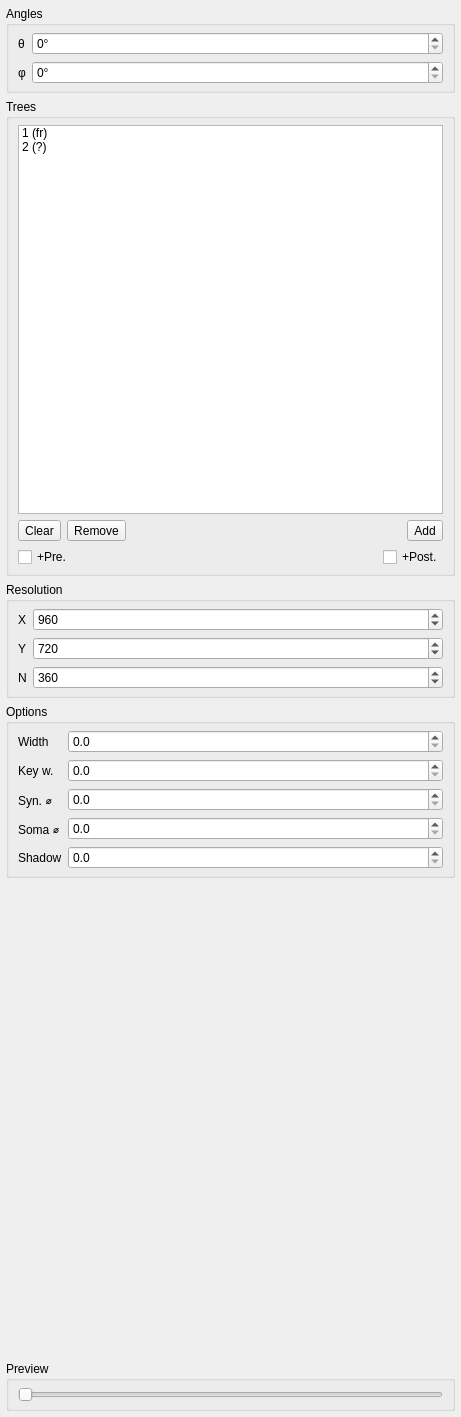
<?xml version="1.0" encoding="UTF-8"?>
<ui version="4.0">
 <class>MMControls</class>
 <widget class="QWidget" name="MMControls">
  <property name="geometry">
   <rect>
    <x>0</x>
    <y>0</y>
    <width>461</width>
    <height>1417</height>
   </rect>
  </property>
  <property name="windowTitle">
   <string>Form</string>
  </property>
  <layout class="QVBoxLayout" name="verticalLayout">
   <property name="leftMargin">
    <number>6</number>
   </property>
   <property name="topMargin">
    <number>6</number>
   </property>
   <property name="rightMargin">
    <number>6</number>
   </property>
   <property name="bottomMargin">
    <number>6</number>
   </property>
   <item>
    <widget class="QGroupBox" name="groupBox">
     <property name="title">
      <string>Angles</string>
     </property>
     <layout class="QFormLayout" name="formLayout">
      <property name="topMargin">
       <number>6</number>
      </property>
      <property name="bottomMargin">
       <number>6</number>
      </property>
      <item row="1" column="0">
       <widget class="QLabel" name="label">
        <property name="text">
         <string>φ</string>
        </property>
       </widget>
      </item>
      <item row="0" column="0">
       <widget class="QLabel" name="label_2">
        <property name="text">
         <string>θ</string>
        </property>
       </widget>
      </item>
      <item row="0" column="1">
       <widget class="QSpinBox" name="theta">
        <property name="suffix">
         <string>°</string>
        </property>
        <property name="maximum">
         <number>360</number>
        </property>
       </widget>
      </item>
      <item row="1" column="1">
       <widget class="QSpinBox" name="phi">
        <property name="suffix">
         <string>°</string>
        </property>
        <property name="maximum">
         <number>360</number>
        </property>
       </widget>
      </item>
     </layout>
    </widget>
   </item>
   <item>
    <widget class="QGroupBox" name="groupBox_5">
     <property name="title">
      <string>Trees</string>
     </property>
     <layout class="QVBoxLayout" name="verticalLayout_3">
      <property name="topMargin">
       <number>6</number>
      </property>
      <property name="bottomMargin">
       <number>6</number>
      </property>
      <item>
       <widget class="QListWidget" name="trees">
        <property name="sortingEnabled">
         <bool>true</bool>
        </property>
        <item>
         <property name="text">
          <string>1 (fr)</string>
         </property>
        </item>
        <item>
         <property name="text">
          <string>2 (?)</string>
         </property>
        </item>
       </widget>
      </item>
      <item>
       <widget class="QWidget" name="widget" native="true">
        <layout class="QHBoxLayout" name="horizontalLayout_2">
         <property name="leftMargin">
          <number>0</number>
         </property>
         <property name="topMargin">
          <number>0</number>
         </property>
         <property name="rightMargin">
          <number>0</number>
         </property>
         <property name="bottomMargin">
          <number>0</number>
         </property>
         <item>
          <widget class="QToolButton" name="clear">
           <property name="text">
            <string>Clear</string>
           </property>
          </widget>
         </item>
         <item>
          <widget class="QToolButton" name="del">
           <property name="text">
            <string>Remove</string>
           </property>
          </widget>
         </item>
         <item>
          <spacer name="horizontalSpacer_3">
           <property name="orientation">
            <enum>Qt::Horizontal</enum>
           </property>
           <property name="sizeHint" stdset="0">
            <size>
             <width>40</width>
             <height>20</height>
            </size>
           </property>
          </spacer>
         </item>
         <item>
          <widget class="QToolButton" name="add">
           <property name="text">
            <string>Add</string>
           </property>
          </widget>
         </item>
        </layout>
       </widget>
      </item>
      <item>
       <widget class="QWidget" name="widget_2" native="true">
        <layout class="QHBoxLayout" name="horizontalLayout_3">
         <property name="leftMargin">
          <number>0</number>
         </property>
         <property name="topMargin">
          <number>0</number>
         </property>
         <property name="rightMargin">
          <number>0</number>
         </property>
         <property name="bottomMargin">
          <number>0</number>
         </property>
         <item>
          <widget class="QCheckBox" name="presyn">
           <property name="toolTip">
            <string>Include presynaptic partners</string>
           </property>
           <property name="text">
            <string>+Pre.</string>
           </property>
          </widget>
         </item>
         <item>
          <spacer name="horizontalSpacer_2">
           <property name="orientation">
            <enum>Qt::Horizontal</enum>
           </property>
           <property name="sizeHint" stdset="0">
            <size>
             <width>40</width>
             <height>20</height>
            </size>
           </property>
          </spacer>
         </item>
         <item>
          <widget class="QCheckBox" name="postsyn">
           <property name="toolTip">
            <string>Include postsynaptic partners</string>
           </property>
           <property name="text">
            <string>+Post.</string>
           </property>
          </widget>
         </item>
        </layout>
       </widget>
      </item>
     </layout>
    </widget>
   </item>
   <item>
    <widget class="QGroupBox" name="groupBox_2">
     <property name="title">
      <string>Resolution</string>
     </property>
     <layout class="QFormLayout" name="formLayout_2">
      <property name="topMargin">
       <number>6</number>
      </property>
      <property name="bottomMargin">
       <number>6</number>
      </property>
      <item row="1" column="0">
       <widget class="QLabel" name="label_3">
        <property name="text">
         <string>Y</string>
        </property>
       </widget>
      </item>
      <item row="0" column="0">
       <widget class="QLabel" name="label_4">
        <property name="text">
         <string>X</string>
        </property>
       </widget>
      </item>
      <item row="0" column="1">
       <widget class="QSpinBox" name="width">
        <property name="suffix">
         <string/>
        </property>
        <property name="minimum">
         <number>640</number>
        </property>
        <property name="maximum">
         <number>1920</number>
        </property>
        <property name="singleStep">
         <number>64</number>
        </property>
        <property name="value">
         <number>960</number>
        </property>
       </widget>
      </item>
      <item row="1" column="1">
       <widget class="QSpinBox" name="height">
        <property name="suffix">
         <string/>
        </property>
        <property name="minimum">
         <number>480</number>
        </property>
        <property name="maximum">
         <number>1080</number>
        </property>
        <property name="singleStep">
         <number>16</number>
        </property>
        <property name="value">
         <number>720</number>
        </property>
       </widget>
      </item>
      <item row="2" column="1">
       <widget class="QSpinBox" name="steps">
        <property name="suffix">
         <string/>
        </property>
        <property name="minimum">
         <number>90</number>
        </property>
        <property name="maximum">
         <number>720</number>
        </property>
        <property name="singleStep">
         <number>0</number>
        </property>
        <property name="value">
         <number>360</number>
        </property>
       </widget>
      </item>
      <item row="2" column="0">
       <widget class="QLabel" name="label_10">
        <property name="text">
         <string>N</string>
        </property>
       </widget>
      </item>
     </layout>
    </widget>
   </item>
   <item>
    <widget class="QGroupBox" name="groupBox_3">
     <property name="title">
      <string>Options</string>
     </property>
     <layout class="QFormLayout" name="formLayout_3">
      <property name="topMargin">
       <number>6</number>
      </property>
      <property name="bottomMargin">
       <number>6</number>
      </property>
      <item row="0" column="0">
       <widget class="QLabel" name="label_5">
        <property name="text">
         <string>Width</string>
        </property>
       </widget>
      </item>
      <item row="1" column="0">
       <widget class="QLabel" name="label_6">
        <property name="text">
         <string>Key w.</string>
        </property>
       </widget>
      </item>
      <item row="2" column="0">
       <widget class="QLabel" name="label_7">
        <property name="text">
         <string>Syn. ⌀</string>
        </property>
       </widget>
      </item>
      <item row="3" column="0">
       <widget class="QLabel" name="label_8">
        <property name="text">
         <string>Soma ⌀</string>
        </property>
       </widget>
      </item>
      <item row="3" column="1">
       <widget class="QDoubleSpinBox" name="somadiam">
        <property name="decimals">
         <number>1</number>
        </property>
        <property name="maximum">
         <double>40.000000000000000</double>
        </property>
       </widget>
      </item>
      <item row="2" column="1">
       <widget class="QDoubleSpinBox" name="syndiam">
        <property name="decimals">
         <number>1</number>
        </property>
        <property name="maximum">
         <double>40.000000000000000</double>
        </property>
       </widget>
      </item>
      <item row="1" column="1">
       <widget class="QDoubleSpinBox" name="keywidth">
        <property name="toolTip">
         <string>Line width for key neurites</string>
        </property>
        <property name="decimals">
         <number>1</number>
        </property>
        <property name="maximum">
         <double>10.000000000000000</double>
        </property>
       </widget>
      </item>
      <item row="0" column="1">
       <widget class="QDoubleSpinBox" name="linewidth">
        <property name="toolTip">
         <string>Line width for most neurites</string>
        </property>
        <property name="decimals">
         <number>1</number>
        </property>
        <property name="maximum">
         <double>10.000000000000000</double>
        </property>
       </widget>
      </item>
      <item row="4" column="0">
       <widget class="QLabel" name="label_9">
        <property name="text">
         <string>Shadow</string>
        </property>
       </widget>
      </item>
      <item row="4" column="1">
       <widget class="QDoubleSpinBox" name="shadow">
        <property name="decimals">
         <number>1</number>
        </property>
        <property name="maximum">
         <double>100.000000000000000</double>
        </property>
       </widget>
      </item>
     </layout>
    </widget>
   </item>
   <item>
    <spacer name="verticalSpacer">
     <property name="orientation">
      <enum>Qt::Vertical</enum>
     </property>
     <property name="sizeHint" stdset="0">
      <size>
       <width>20</width>
       <height>40</height>
      </size>
     </property>
    </spacer>
   </item>
   <item>
    <widget class="QGroupBox" name="groupBox_4">
     <property name="title">
      <string>Preview</string>
     </property>
     <layout class="QVBoxLayout" name="verticalLayout_2">
      <property name="topMargin">
       <number>6</number>
      </property>
      <property name="bottomMargin">
       <number>6</number>
      </property>
      <item>
       <widget class="QSlider" name="preview">
        <property name="maximum">
         <number>360</number>
        </property>
        <property name="orientation">
         <enum>Qt::Horizontal</enum>
        </property>
       </widget>
      </item>
     </layout>
    </widget>
   </item>
  </layout>
 </widget>
 <resources/>
 <connections/>
</ui>
